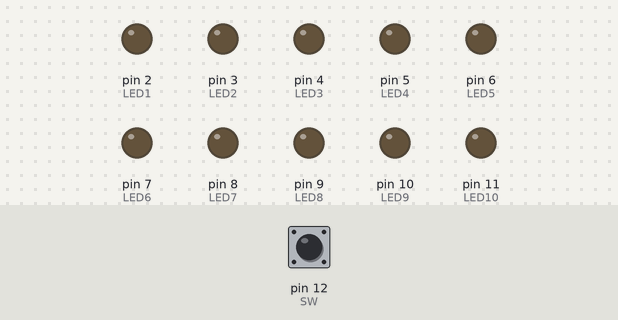
The sketch below on a simulated Arduino Uno, built with avr-gcc and run on an emulated ATmega328P. Parts: output pins drawn as LEDs (lit = HIGH). Inputs (shaded band) come from the test bench; at power-on: pin 12 (SW) HIGH. Random numbers use the default seed unless the sketch sets one.

Above: at 1.2 s.
1.3 s: pin 12 (SW) pulled LOW for 0.15 s
At 2.76 s:
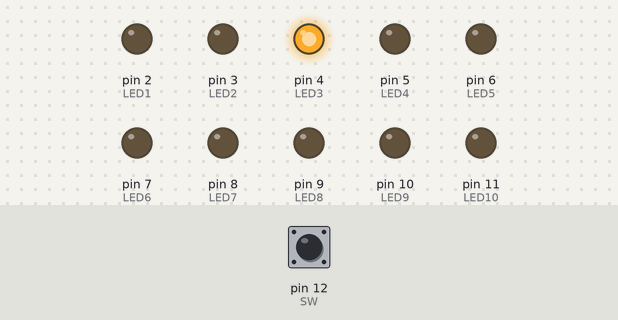
4.3 s: pin 12 (SW) pulled LOW for 1 s
At 4.9 s:
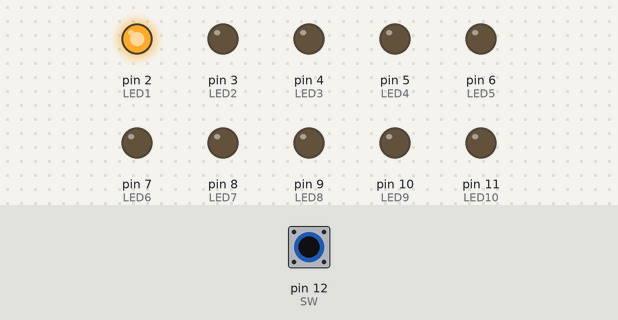
6.8 s: pin 12 (SW) pulled LOW for 0.15 s
At 7.3 s:
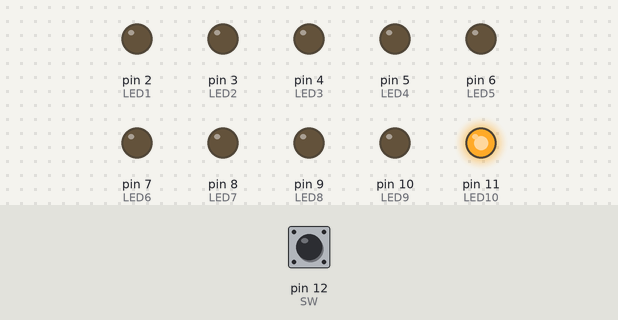
9.9 s: pin 12 (SW) pulled LOW for 3.2 s
Timing chart, 0 to 12.9 s (numbered marks = the images above; inputs shaded):
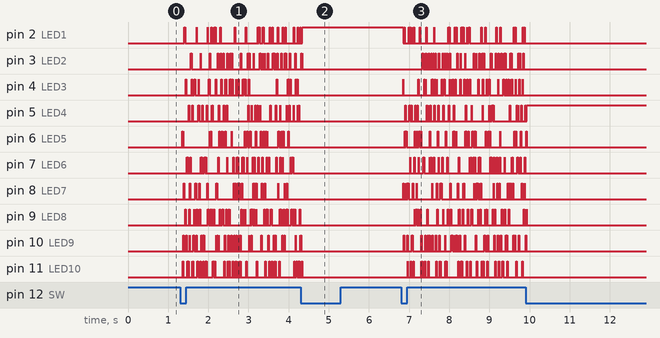

The sketch:

sketch.ino
```cpp
#define LED1 2
#define LED2 3
#define LED3 4
#define LED4 5
#define LED5 6
#define LED6 7
#define LED7 8
#define LED8 9
#define LED9 10
#define LED10 11

#define SW 12

// set blinking speed of the LED
int spd = 10;

boolean ledState = false;
boolean buttonState = true;
boolean lastButtonState = false;

long lastDebounceTime = 0;
long debounceDelay = 50;

void setup()
{
    pinMode(LED1, OUTPUT);
    pinMode(LED2, OUTPUT);
    pinMode(LED3, OUTPUT);
    pinMode(LED4, OUTPUT);
    pinMode(LED5, OUTPUT);
    pinMode(LED6, OUTPUT);
    pinMode(LED7, OUTPUT);
    pinMode(LED8, OUTPUT);
    pinMode(LED9, OUTPUT);
    pinMode(LED10, OUTPUT);

    // set random value using analogRead value
    randomSeed(analogRead(0));

    pinMode(SW, INPUT_PULLUP);
}

void loop()
{
    boolean reading = digitalRead(SW);

    if(reading != lastButtonState) {
        lastDebounceTime = millis();
    }

    if((millis()-lastDebounceTime) > debounceDelay) {
        if(reading != buttonState) {
            buttonState = reading;

            // 立ち下がりのみ検知
            if(buttonState == LOW){
                ledState = !ledState;
            }
        }
    }
    if(ledState){
        randomBlinking();
        delay(10);
    }
    lastButtonState = reading;
}


void randomBlinking()
{
    int randNum = random(10);
    switch(randNum)
    {
        case 0:
            blink1();
            break;
        case 1:
            blink2();
            break;
        case 2:
            blink3();
            break;
        case 3:
            blink4();
            break;
        case 4:
            blink5();
            break;
        case 5:
            blink6();
            break;
        case 6:
            blink7();
            break;
        case 7:
            blink8();
            break;
        case 8:
            blink9();
            break;
        case 9:
            blink10();
            break;
        default:
            break;
    }
}

void blink1()
{
    digitalWrite(LED1, HIGH);
    digitalWrite(LED2, LOW);
    digitalWrite(LED3, LOW);
    digitalWrite(LED4, LOW);
    digitalWrite(LED5, LOW);
    digitalWrite(LED6, LOW);
    digitalWrite(LED7, LOW);
    digitalWrite(LED8, LOW);
    digitalWrite(LED9, LOW);
    digitalWrite(LED10, LOW);
}
void blink2()
{
    digitalWrite(LED1, LOW);
    digitalWrite(LED2, HIGH);
    digitalWrite(LED3, LOW);
    digitalWrite(LED4, LOW);
    digitalWrite(LED5, LOW);
    digitalWrite(LED6, LOW);
    digitalWrite(LED7, LOW);
    digitalWrite(LED8, LOW);
    digitalWrite(LED9, LOW);
    digitalWrite(LED10, LOW);
}
void blink3()
{
    digitalWrite(LED1, LOW);
    digitalWrite(LED2, LOW);
    digitalWrite(LED3, HIGH);
    digitalWrite(LED4, LOW);
    digitalWrite(LED5, LOW);
    digitalWrite(LED6, LOW);
    digitalWrite(LED7, LOW);
    digitalWrite(LED8, LOW);
    digitalWrite(LED9, LOW);
    digitalWrite(LED10, LOW);
}
void blink4()
{
    digitalWrite(LED1, LOW);
    digitalWrite(LED2, LOW);
    digitalWrite(LED3, LOW);
    digitalWrite(LED4, HIGH);
    digitalWrite(LED5, LOW);
    digitalWrite(LED6, LOW);
    digitalWrite(LED7, LOW);
    digitalWrite(LED8, LOW);
    digitalWrite(LED9, LOW);
    digitalWrite(LED10, LOW);
}
void blink5()
{
    digitalWrite(LED1, LOW);
    digitalWrite(LED2, LOW);
    digitalWrite(LED3, LOW);
    digitalWrite(LED4, LOW);
    digitalWrite(LED5, HIGH);
    digitalWrite(LED6, LOW);
    digitalWrite(LED7, LOW);
    digitalWrite(LED8, LOW);
    digitalWrite(LED9, LOW);
    digitalWrite(LED10, LOW);
}
void blink6()
{
    digitalWrite(LED1, LOW);
    digitalWrite(LED2, LOW);
    digitalWrite(LED3, LOW);
    digitalWrite(LED4, LOW);
    digitalWrite(LED5, LOW);
    digitalWrite(LED6, HIGH);
    digitalWrite(LED7, LOW);
    digitalWrite(LED8, LOW);
    digitalWrite(LED9, LOW);
    digitalWrite(LED10, LOW);
}
void blink7()
{
    digitalWrite(LED1, LOW);
    digitalWrite(LED2, LOW);
    digitalWrite(LED3, LOW);
    digitalWrite(LED4, LOW);
    digitalWrite(LED5, LOW);
    digitalWrite(LED6, LOW);
    digitalWrite(LED7, HIGH);
    digitalWrite(LED8, LOW);
    digitalWrite(LED9, LOW);
    digitalWrite(LED10, LOW);
}
void blink8()
{
    digitalWrite(LED1, LOW);
    digitalWrite(LED2, LOW);
    digitalWrite(LED3, LOW);
    digitalWrite(LED4, LOW);
    digitalWrite(LED5, LOW);
    digitalWrite(LED6, LOW);
    digitalWrite(LED7, LOW);
    digitalWrite(LED8, HIGH);
    digitalWrite(LED9, LOW);
    digitalWrite(LED10, LOW);
}
void blink9()
{
    digitalWrite(LED1, LOW);
    digitalWrite(LED2, LOW);
    digitalWrite(LED3, LOW);
    digitalWrite(LED4, LOW);
    digitalWrite(LED5, LOW);
    digitalWrite(LED6, LOW);
    digitalWrite(LED7, LOW);
    digitalWrite(LED8, LOW);
    digitalWrite(LED9, HIGH);
    digitalWrite(LED10, LOW);
}
void blink10()
{
    digitalWrite(LED1, LOW);
    digitalWrite(LED2, LOW);
    digitalWrite(LED3, LOW);
    digitalWrite(LED4, LOW);
    digitalWrite(LED5, LOW);
    digitalWrite(LED6, LOW);
    digitalWrite(LED7, LOW);
    digitalWrite(LED8, LOW);
    digitalWrite(LED9, LOW);
    digitalWrite(LED10, HIGH);
}
```
